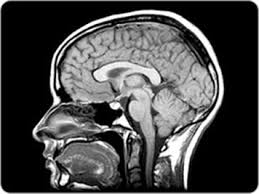
%> input picture images/brain_mri.jpg, 259 x 194 px
$ octave 'demo chenvese.m'   (GNU Octave 9; MATLAB toolbox functions it lacks are replaced by stand-ins)
%> lines starting %> are read from the running program, lines starting %| are printed output that depends on the picture; in (x1, y1, x2, y2) boxes, pixels count from 0 and x2, y2 are one past the last pixel; in counts of white or black regions, pixels touching at a corner belong together; the program's own positions count from 1
### 2_Chenvese/matlab/chenvese.m
%==========================================================================
%
%   Active contour with Chen-Vese Method
%   for image segementation
%
%   Implemented by Yue Wu (yue.wu@tufts.edu)
%   Tufts University
%   Feb 2009
%   http://sites.google.com/site/rexstribeofimageprocessing/
%
%   all rights reserved
%   Last update 02/26/2009
%--------------------------------------------------------------------------
%   Usage of varibles:
%   input:
%       I           = any gray/double/RGB input image
%       mask        = initial mask, either customerlized or built-in
%       num_iter    = total number of iterations
%       mu          = weight of length term
%       method      = submethods pick from ('chen','vector','multiphase')
%
%   Types of built-in mask functions
%       'small'     = create a small circular mask
%       'medium'    = create a medium circular mask
%       'large'     = create a large circular mask
%       'whole'     = create a mask with holes around
%       'whole+small' = create a two layer mask with one layer small
%                       circular mask and the other layer with holes around
%                       (only work for method 'multiphase')
%   Types of methods
%       'chen'      = general CV method
%       'vector'    = CV method for vector image
%       'multiphase'= CV method for multiphase (2 phases applied here)
%
%   output:
%       phi0        = updated level set function
%
%--------------------------------------------------------------------------
%
% Description: This code implements the paper: "Active Contours Without
% Edges" by Chan and Vese for method 'chen', the paper:"Active Contours Without
% Edges for vector image" by Chan and Vese for method 'vector', and the paper
% "A Multiphase Level Set Framework for Image Segmentation Using the
% Mumford and Shah Model" by Chan and Vese.
%
%--------------------------------------------------------------------------
% Deomo: Please see HELP file for details
%==========================================================================

function seg = chenvese(I,mask,num_iter,mu,method)

%%
%-- Default settings
%   length term mu = 0.2 and default method = 'chan'
  if(~exist('mu','var'))
    mu=0.2;
  end

  if(~exist('method','var'))
    method = 'chan';
  end

%-- End default settings

%%
%-- Initializations on input image I and mask
%  resize original image
   s = 200./min(size(I,1),size(I,2)); % resize scale
   if s<1
       I = imresize(I,s);
   end

%   auto mask settings
  if ischar(mask)
      switch lower (mask)
          case 'small'
              mask = maskcircle2(I,'small');
          case 'medium'
              mask = maskcircle2(I,'medium');
          case 'large'
              mask = maskcircle2(I,'large');
          case 'whole'
              mask = maskcircle2(I,'whole');
              %mask = init_mask(I,30);
          case 'whole+small'
              m1 = maskcircle2(I,'whole');
              m2 = maskcircle2(I,'small');
              mask = zeros(size(I,1),size(I,2),2);
              mask(:,:,1) = m1(:,:,1);
              mask(:,:,2) = m2(:,:,2);
          otherwise
              error('unrecognized mask shape name (MASK).');
      end
  else
      if s<1
          mask = imresize(mask,s);
      end
      if size(mask,1)>size(I,1) || size(mask,2)>size(I,2)
          error('dimensions of mask unmathch those of the image.')
      end
      switch lower(method)
          case 'multiphase'
              if  (size(mask,3) == 1)
                  error('multiphase requires two masks but only gets one.')
              end
      end

  end


switch lower(method)
    case 'chan'
        if size(I,3)== 3
            P = rgb2gray(uint8(I));
            P = double(P);
        elseif size(I,3) == 2
            P = 0.5.*(double(I(:,:,1))+double(I(:,:,2)));
        else
            P = double(I);
        end
        layer = 1;

    case 'vector'
        s = 200./min(size(I,1),size(I,2)); % resize scale
        I = imresize(I,s);
        mask = imresize(mask,s);
        layer = size(I,3);
        if layer == 1
            display('only one image component for vector image')
        end
        P = double(I);

    case 'multiphase'
        layer = size(I,3);
        if size(I,1)*size(I,2)>200^2
            s = 200./min(size(I,1),size(I,2)); % resize scale
            I = imresize(I,s);
            mask = imresize(mask,s);
        end

        P = double(I);  %P store the original image
    otherwise
        error('!invalid method')
end
%-- End Initializations on input image I and mask

%%
%--   Core function
switch lower(method)
    case {'chan','vector'}
        %-- SDF
        %   Get the distance map of the initial mask

        mask = mask(:,:,1);
        phi0 = bwdist(mask)-bwdist(1-mask)+im2double(mask)-.5;
        %   initial force, set to eps to avoid division by zeros
        force = eps;
        %-- End Initialization

        %-- Display settings
          figure();
          subplot(2,2,1); imshow(I); title('Input Image');
          subplot(2,2,2); contour(flipud(phi0), [0 0], 'r','LineWidth',1); title('initial contour');
          subplot(2,2,3); title('Segmentation');
        %-- End Display original image and mask

        %-- Main loop
          for n=1:num_iter
              inidx = find(phi0>=0); % frontground index
              outidx = find(phi0<0); % background index
              force_image = 0; % initial image force for each layer
              for i=1:layer
                  L = im2double(P(:,:,i)); % get one image component
                  c1 = sum(sum(L.*Heaviside(phi0)))/(length(inidx)+eps); % average inside of Phi0
                  c2 = sum(sum(L.*(1-Heaviside(phi0))))/(length(outidx)+eps); % verage outside of Phi0
                  force_image=-(L-c1).^2+(L-c2).^2+force_image;
                  % sum Image Force on all components (used for vector image)
                  % if 'chan' is applied, this loop become one sigle code as a
                  % result of layer = 1
              end

              % calculate the external force of the image
              force = mu*kappa(phi0)./max(max(abs(kappa(phi0))))+1/layer.*force_image;

              % normalized the force
              force = force./(max(max(abs(force))));

              % get stepsize dt
              dt=0.5;

              % get parameters for checking whether to stop
              old = phi0;
              phi0 = phi0+dt.*force;
              new = phi0;
              indicator = checkstop(old,new,dt);

              % intermediate output
              if(mod(n,20) == 0)
                 showphi(I,phi0,n);
              end;
              if indicator % decide to stop or continue
                  showphi(I,phi0,n);

                  %make mask from SDF
                  seg = phi0<=0; %-- Get mask from levelset

                  subplot(2,2,4); imshow(seg); title('Global Region-Based Segmentation');

                  return;
              end
          end;
          showphi(I,phi0,n);

          %make mask from SDF
          seg = phi0<=0; %-- Get mask from levelset

          subplot(2,2,4); imshow(seg); title('Global Region-Based Segmentation');
    case 'multiphase'
        %-- Initializations
        %   Get the distance map of the initial masks
        mask1 = mask(:,:,1);
        mask2 = mask(:,:,2);
        phi1=bwdist(mask1)-bwdist(1-mask1)+im2double(mask1)-.5;%Get phi1 from the initial mask 1
        phi2=bwdist(mask2)-bwdist(1-mask2)+im2double(mask2)-.5;%Get phi1 from the initial mask 2

        %-- Display settings
        figure();
        subplot(2,2,1);
        if layer ~= 1
            imshow(I); title('Input Image');
        else
            imagesc(P); axis image; colormap(gray);title('Input Image');
        end
        subplot(2,2,2);
        hold on
        contour(flipud(mask1),[0,0],'r','LineWidth',2.5);
        contour(flipud(mask1),[0,0],'x','LineWidth',1);
        contour(flipud(mask2),[0,0],'g','LineWidth',2.5);
        contour(flipud(mask2),[0,0],'x','LineWidth',1);
        title('initial contour');
        hold off
        subplot(2,2,3); title('Segmentation');
        %-- End display settings

        %Main loop
        for n=1:num_iter
              %-- Narrow band for each phase
              nb1 = find(phi1<1.2 & phi1>=-1.2); %narrow band of phi1
              inidx1 = find(phi1>=0); %phi1 frontground index
              outidx1 = find(phi1<0); %phi1 background index

              nb2 = find(phi2<1.2 & phi2>=-1.2); %narrow band of phi2
              inidx2 = find(phi2>=0); %phi2 frontground index
              outidx2 = find(phi2<0); %phi2 background index
              % [7 lines of commented-out code are left out]

              cc11 = intersect(inidx1,inidx2); %index belong to (phi1>0 & phi2>0)
              cc12 = intersect(inidx1,outidx2); %index belong to (phi1>0 & phi2<0)
              cc21 = intersect(outidx1,inidx2); %index belong to (phi1<0 & phi2>0)
              cc22 = intersect(outidx1,outidx2); %index belong to (phi1<0 & phi2<0)

              f_image11 = 0;
              f_image12 = 0;
              f_image21 = 0;
              f_image22 = 0; % initial image force for each layer

              for i=1:layer
                  L = im2double(P(:,:,i)); % get one image component

              if isempty(cc11)
                  c11 = eps;
              else
                  c11 = mean(L(cc11));
              end

              if isempty(cc12)
                  c12 = eps;
              else
                  c12 = mean(L(cc12));
              end

              if isempty(cc21)
                  c21 = eps;
              else
                  c21 = mean(L(cc21));
              end

              if isempty(cc22)
                  c22 = eps;
              else
                  c22 = mean(L(cc22));
              end

              %-- End mean calculation

              %-- Force calculation and normalization
              % force on each partition

              f_image11=(L-c11).^2.*Heaviside(phi1).*Heaviside(phi2)+f_image11;
              f_image12=(L-c12).^2.*Heaviside(phi1).*(1-Heaviside(phi2))+f_image12;
              f_image21=(L-c21).^2.*(1-Heaviside(phi1)).*Heaviside(phi2)+f_image21;
              f_image22=(L-c22).^2.*(1-Heaviside(phi1)).*(1-Heaviside(phi2))+f_image22;
              end

                  % sum Image Force on all components (used for vector image)
                  % if 'chan' is applied, this loop become one sigle code as a
                  % result of layer = 1

              % calculate the external force of the image

              % curvature on phi1
              curvature1 = mu*kappa(phi1);
              curvature1 = curvature1(nb1);
              % image force on phi1
              fim1 = 1/layer.*(-f_image11(nb1)+f_image21(nb1)-f_image12(nb1)+f_image22(nb1));
              fim1 = fim1./max(abs(fim1)+eps);

              % curvature on phi2
              curvature2 = mu*kappa(phi2);
              curvature2 = curvature2(nb2);
              % image force on phi2
              fim2 = 1/layer.*(-f_image11(nb2)+f_image12(nb2)-f_image21(nb2)+f_image22(nb2));
              fim2 = fim2./max(abs(fim2)+eps);

              % force on phi1 and phi2
              force1 = curvature1+fim1;
              force2 = curvature2+fim2;
              %-- End force calculation

              % detal t
              dt = 1.5;

              old(:,:,1) = phi1;
              old(:,:,2) = phi2;

              %update of phi1 and phi2
              phi1(nb1) = phi1(nb1)+dt.*force1;
              phi2(nb2) = phi2(nb2)+dt.*force2;

              new(:,:,1) = phi1;
              new(:,:,2) = phi2;

              indicator = checkstop(old,new,dt);

              if indicator
                 showphi(I, new, n);
                 %make mask from SDF
                 seg11 = (phi1>0 & phi2>0); %-- Get mask from levelset
                 seg12 = (phi1>0 & phi2<0);
                 seg21 = (phi1<0 & phi2>0);
                 seg22 = (phi1<0 & phi2<0);

                 se = strel('disk',1);
                 aa1 = imerode(seg11,se);
                 aa2 = imerode(seg12,se);
                 aa3 = imerode(seg21,se);
                 aa4 = imerode(seg22,se);
                 seg = aa1+2*aa2+3*aa3+4*aa4;

                 subplot(2,2,4); imagesc(seg);axis image;title('Global Region-Based Segmentation');

                  return
              end
              % re-initializations
              phi1 = reinitialization(phi1, 0.6);%sussman(phi1, 0.6);%
              phi2 = reinitialization(phi2, 0.6);%sussman(phi2,0.6);

              %intermediate output
              if(mod(n,20) == 0)
                 phi(:,:,1) = phi1;
                 phi(:,:,2) = phi2;
                 showphi(I, phi, n);
              end;
          end;
          phi(:,:,1) = phi1;
          phi(:,:,2) = phi2;
          showphi(I, phi, n);
          %make mask from SDF
        seg11 = (phi1>0 & phi2>0); %-- Get mask from levelset
        seg12 = (phi1>0 & phi2<0);
        seg21 = (phi1<0 & phi2>0);
        seg22 = (phi1<0 & phi2<0);

        se = strel('disk',1);
        aa1 = imerode(seg11,se);
        aa2 = imerode(seg12,se);
        aa3 = imerode(seg21,se);
        aa4 = imerode(seg22,se);
        seg = aa1+2*aa2+3*aa3+4*aa4;
        %seg = bwlabel(seg);
        subplot(2,2,4); imagesc(seg);axis image;title('Global Region-Based Segmentation');
end

### 2_Chenvese/matlab/kappa.m
function KG = kappa(I)
% get curvature information of input image
% input: 2D image I
% output: curvature matrix KG

% Copyright (c) 2009,
% Yue Wu @ ECE Department, Tufts University
% All Rights Reserved

I = double(I);
[m,n] = size(I);
P = padarray(I,[1,1],1,'pre');
P = padarray(P,[1,1],1,'post');

% central difference
fy = P(3:end,2:n+1)-P(1:m,2:n+1);
fx = P(2:m+1,3:end)-P(2:m+1,1:n);
fyy = P(3:end,2:n+1)+P(1:m,2:n+1)-2*I;
fxx = P(2:m+1,3:end)+P(2:m+1,1:n)-2*I;
fxy = 0.25.*(P(3:end,3:end)-P(1:m,3:end)+P(3:end,1:n)-P(1:m,1:n));
G = (fx.^2+fy.^2).^(0.5);
K = (fxx.*fy.^2-2*fxy.*fx.*fy+fyy.*fx.^2)./((fx.^2+fy.^2+eps).^(1.5));
KG = K.*G;
KG(1,:) = eps;
KG(end,:) = eps;
KG(:,1) = eps;
KG(:,end) = eps;
KG = KG./max(max(abs(KG)));

### 2_Chenvese/matlab/checkstop.m
function indicator = checkstop(old,new,dt)
% indicate whether we should performance further iteraions or stop

% Copyright (c) 2009,
% Yue Wu @ ECE Department, Tufts University
% All Rights Reserved

layer = size(new,3);

for i = 1:layer
    old_{i} = old(:,:,i);
    new_{i} = new(:,:,i);
end

if layer
    ind = find(abs(new)<=.5);
    M = length(ind);
    Q = sum(abs(new(ind)-old(ind)))./M;
    if Q<=dt*.18^2
        indicator = 1;
    else
        indicator = 0;
    end
else
    ind1 = find(abs(old_{1})<1);
    ind2 = find(abs(old_{2})<1);
    M1 = length(ind1);
    M2 = length(ind2);
    Q1 = sum(abs(new_{1}(ind1)-old_{1}(ind1)))./M1;
    Q2 = sum(abs(new_{2}(ind2)-old_{2}(ind2)))./M2;
    if Q1<=dt*.18^2 && Q2<=dt*.18^2
        indicator = 1;
    else
        indicator = 0;
    end
end
return

### 2_Chenvese/matlab/showphi.m
function showphi(I, phi, i)
% show curve evolution of phi

% Copyright (c) 2009,
% Yue Wu @ ECE Department, Tufts University
% All Rights Reserved

for j = 1:size(phi,3)
    phi_{j} = phi(:,:,j);
end
  imshow(I,'initialmagnification','fit','displayrange',[0 255]);
  hold on;

  if size(phi,3) == 1
      contour(phi_{1}, [0 0], 'r','LineWidth',4);
      contour(phi_{1}, [0 0], 'g','LineWidth',1.3);
  else
      contour(phi_{1}, [0 0], 'r','LineWidth',4);
      contour(phi_{1}, [0 0], 'x','LineWidth',1.3);
      contour(phi_{2}, [0 0], 'g','LineWidth',4);
      contour(phi_{2}, [0 0], 'x','LineWidth',1.3);
  end
  hold off;
  title([num2str(i) ' Iterations']);
  drawnow;

### 2_Chenvese/matlab/demo chenvese.m
% demo for chenvese function
% Copyright (c) 2009,
% Yue Wu @ ECE Department, Tufts University
% All Rights Reserved
% http://sites.google.com/site/rexstribeofimageprocessing/
%%
%-- Chan & Vese method on gray and color image
%   Find contours of objects
close all
clear all

I = imread('C:\scripts\IP\ImageSegmentationAndAnalysis\images\brain_mri.jpg');
%> I is the input picture: size 194x259x3 uint8; min 0, max 255, mean 71.7
%I = imread('image001.raw')
% Customerlized Mask
m = zeros(size(I,1),size(I,2));
m(20:120,20:120) = 1;
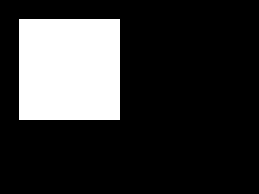
%> m: size 194x259 double; values 0 (black) and 1 (white), 20.3% white; 1 white region, box (x1, y1, x2, y2) and area: (19, 19, 120, 120) 10201
seg = chenvese(I,m,500,0.1,'chan'); % ability on gray image   0.1 -> 0.01
%> (the run ends here)
